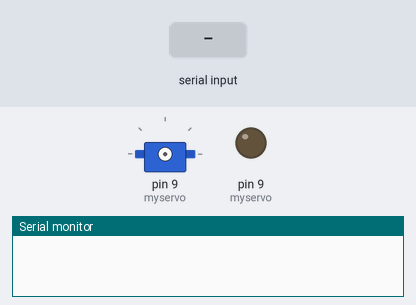
Bench run of a sketch on a simulated Arduino Uno, built with avr-gcc and run on an emulated ATmega328P. Shown: servo, output pins drawn as LEDs (lit = HIGH), the last lines printed to the serial monitor. Inputs (shaded band) come from the test bench.

Above: at 1.2 s.
1.3 s: "-" received over Serial
2.8 s: "+" received over Serial
At 3.7 s:
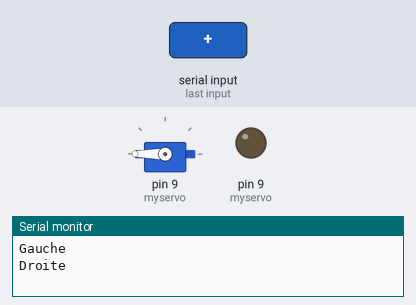
Timing chart, 0 to 5.8 s (numbered marks = the images above; inputs shaded):
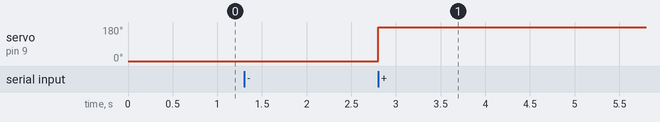

The sketch:

picolo_ZigBee.ino
```cpp
#include <Servo.h>

Servo myservo;

void setup() {
  //myservo.attach(9);  // attaches the servo on pin 9 to the servo object

  Serial.begin(9600);       //initialize serial
  pinMode(9, OUTPUT);  //set pin 9 as output
}

void loop() {
  while (Serial.available()) {
    char getData = Serial.read();

    if (getData == '-') {
      myservo.attach(9);
      myservo.write(-200);    //gauche
      delay(200.0);           // duree de la course

      Serial.println("Gauche");
      myservo.detach();

    } else if (getData == '+') {
      myservo.attach(9);
      myservo.write(+200);
      delay(199.99);

      Serial.println("Droite");
      myservo.detach();
    }
  }
}
```

Measured:
- after the input at 2.8 s, servo on pin 9 (myservo): 0° → 180° at once
